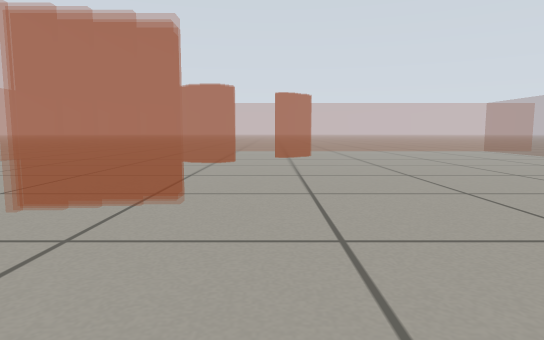
[1] (above)

14 first-person views from a walk through a Gazebo world. The camera is 0.39 m above the floor, tilts 6° down and sees 75° across. The floor is counted in squares, 0.5 m on a side. Each view is taken from the middle of a square. On the plan, view 1 faces up. The plan holds only what a view shows up to about 11 squares ahead; the rest is blank.

[2]
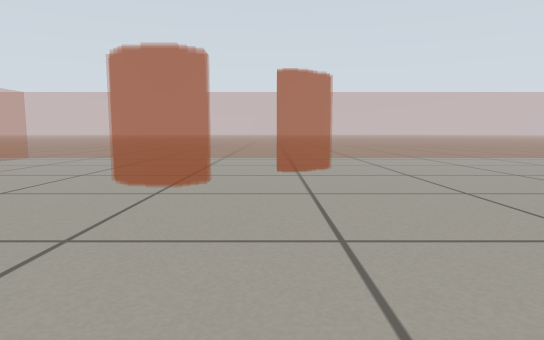

[3]
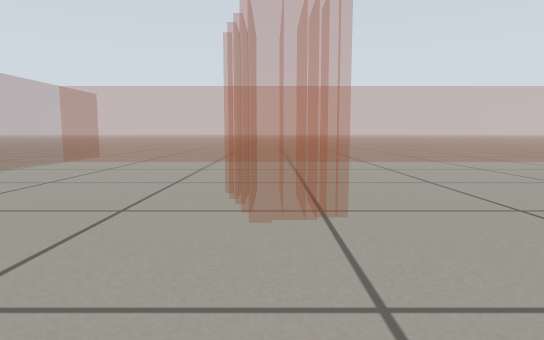

[4]
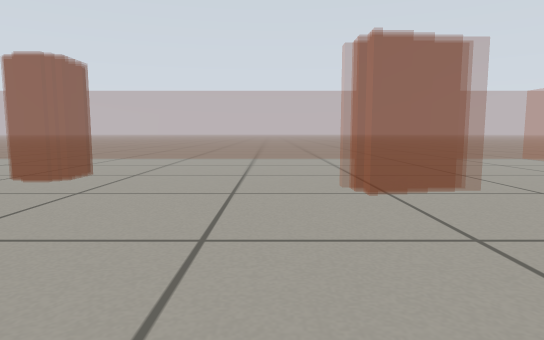

[5]
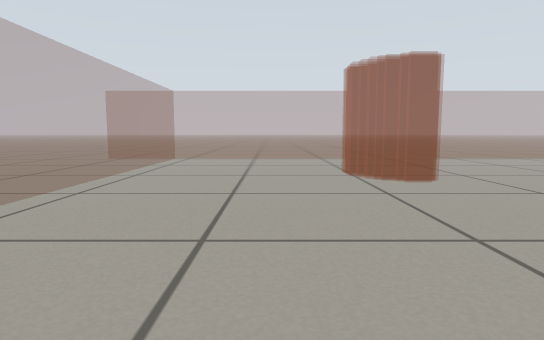

[6]
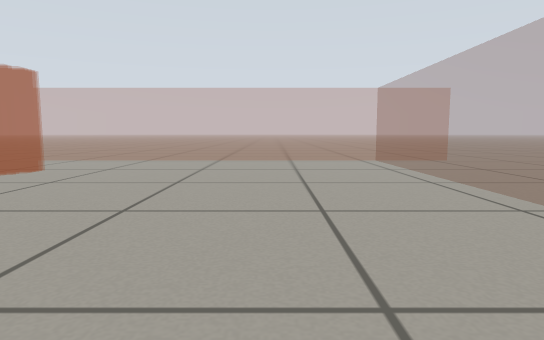

[7]
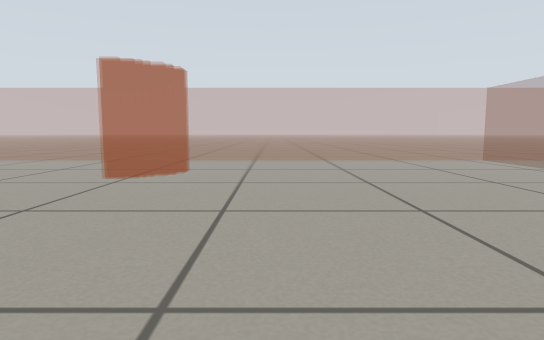

[8]
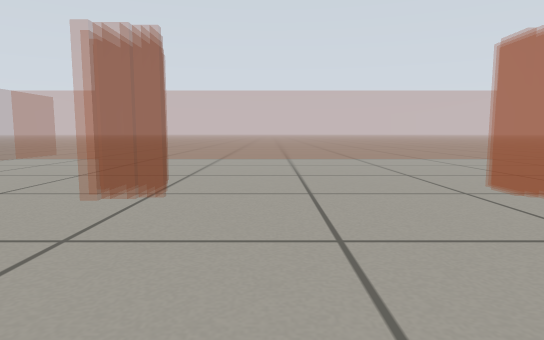

[9]
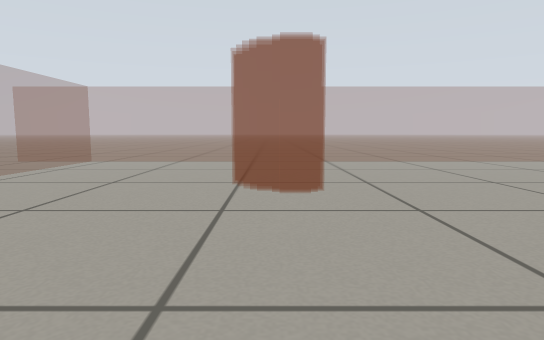

[10]
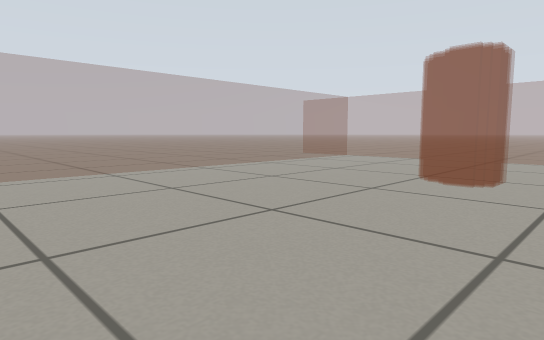

[11]
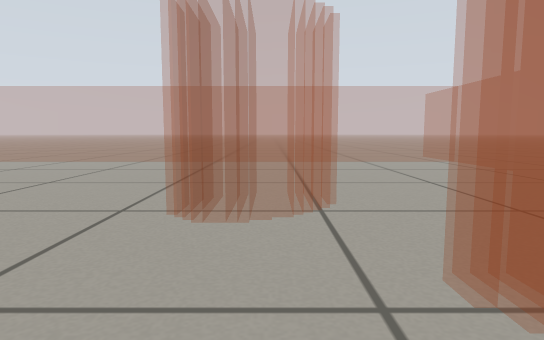

[12]
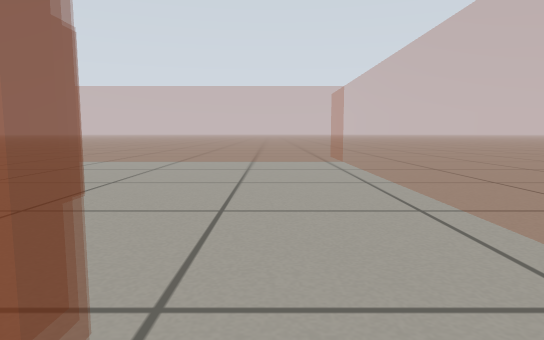

[13]
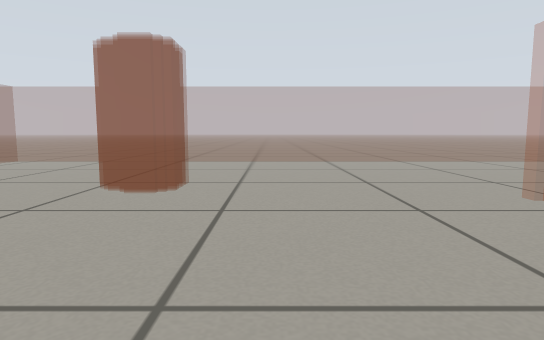

[14]
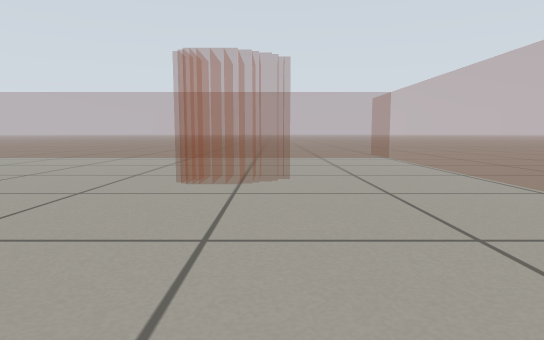

### Floor plan
Key: @ floor where view 1 was taken; . floor; = window, fence, low wall or low ledge.
Columns run from 9 left of view 1 to 11 right of it. Each row starts with its distance up from view 1.
 17 ======
 16 =====================
 15 =====================
 14 ==................===
 13 ==................===
 12 ==........ .......===
 11 ==....... ........==
 10 ==.....==.........=
  9 ==..... ..........=
  8 ==................=
  7 ==................===
  6 ==................===
  5 ==................===
  4 ==....= =.........===
  3 ==........... ....===
  2 ==........... ....===
  1 ==................===
  0 ==.......@........===
 -1 ==................===
 -2 =====================
 -3 == ==================
 -4 =            = ====

Positions as (right, up) in squares from view 1, and headings:
1: (0, 0), facing up
2: (0, 4), facing up
3: (2, 4), facing left
4: (0, 9), facing down
5: (6, 9), facing down
6: (6, 5), facing up
7: (3, 5), facing up
8: (3, 6), facing left
9: (4, 8), facing down
10: (2, 9), facing down-right
11: (2, 10), facing left
12: (2, 13), facing left
13: (2, 8), facing down
14: (-2, 2), facing right
